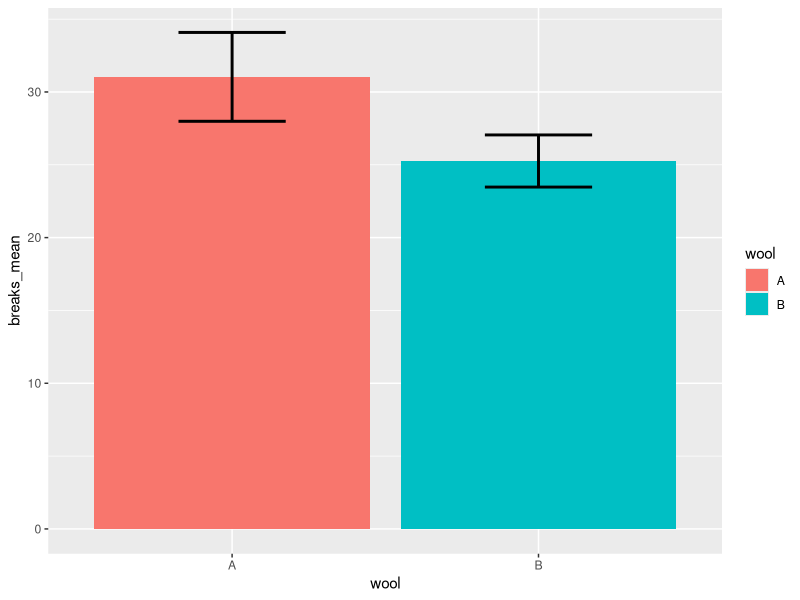
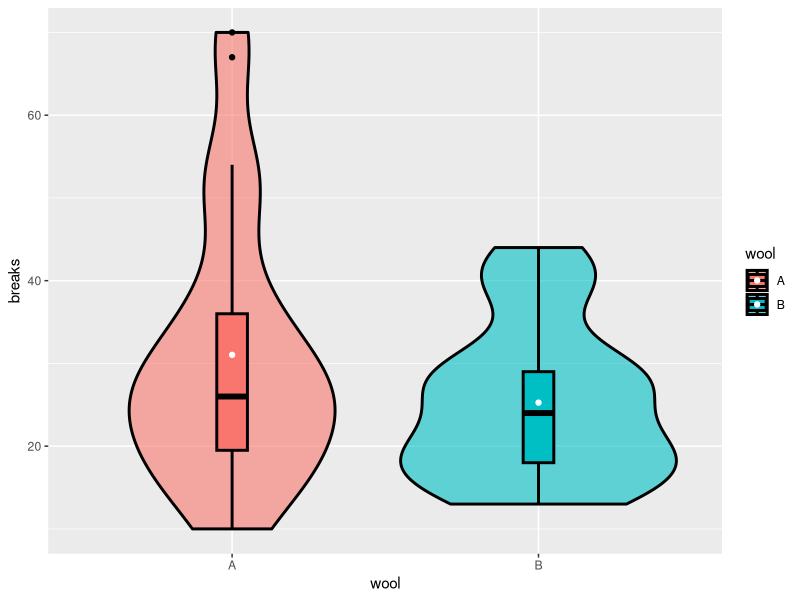

The R source for these figures, in order:
# Outline -----------------------------------------------------------------

# 1. Check Assumptions
# 2. t-Tests
# 3. Graphs

# Load Data ---------------------------------------------------------------

# Load packages
pack <- c("tidyverse", # Main processing package
          "broom", # Tidying stat outputs
          "ggpubr") # Grouping plots


package.check <- lapply(
  pack, # List of packages to load
  FUN = function(x) { # Making a function
    if (!require(x, character.only = TRUE)) { # If you can't find the package
      install.packages(x, dependencies = TRUE) # First install it
      library(x, character.only = TRUE) # Then load it
    }
  }
)
rm(list = ls()) # Remove object and function after use

# Load Data ---------------------------------------------------------------

# Load datasets used in assumptions file
warp <- as_tibble(warpbreaks) %>% print()
# View the different groups
warp %>% group_by(wool, tension) %>% 
  summarise(count = n()) 
# iris dataset has 3 different species, but we only want to compare 2
flowers <- as_tibble(datasets::iris) %>% 
  filter(Species == "setosa" | Species == "virginica") %>% # This OR that
  print()
# Avoid saving over the original dataset in case you need to start over
# View the different groups
flowers %>% group_by(Species) %>% 
  summarise(count = n())

# Requirements ------------------------------------------------------------

## t-Tests require the x-variable to be independent and categorical with 
## 2-levels. The y-variable needs to be dependent and continuous.

# To compare 2 or more groups, you can use ANOVAs (described in another file).

## Applying the appropriate t-test depends on the dataset's normality
## and variance. With the 4 possible combinations are 4 different flavors of tests.

# Assumptions -------------------------------------------------------------

## The steps to checking assumptions were described in another file, so
## I'll provide the code for the objective tests with minimal explanation here:

#### Example 1: Warpbreaks ####
warpbreak_resid <- resid(aov(breaks ~ wool, data = as_data_frame(warp))) 
# If warning sign about "as_tibble", disregard
shapiro.test(warpbreak_resid) # If p < 0.05, data is NON-normal
fligner.test(data  = warp, breaks ~ wool) # If p> 0.05, data has = variance

# Conclusion: Warp is non-normal and has equal variances

#### Example 2: iris - Sepal Length ####
iris_residSL <- resid(aov(Sepal.Length ~ Species, data = as_data_frame(flowers)))
shapiro.test(iris_residSL) # p > 0.05, data is normal 
bartlett.test(data = flowers, Sepal.Length ~ Species) # p < 0.05, UN-equal variance

# Conclusion: iris - Sepal Length is normal and has unequal variances. 

#### Example 3: iris - Sepal Width
iris_residSW <- resid(aov(Sepal.Width ~ Species, data = as_data_frame(flowers)))
shapiro.test(iris_residSW) # p > 0.05, normal dsitribution
bartlett.test(data = flowers, Sepal.Width  ~ Species) # p > 0.05, equal var

# Conclusion: iris - sepal width is normal and has equal variances.

#### Example 4: iris - Petal Length ####

iris_residPL <- resid(aov(Petal.Length ~ Species, data = as_data_frame(flowers)))
shapiro.test(iris_residPL) # p < 0.05, NON-normal
bartlett.test(data = flowers, Petal.Length ~ Species) # p < 0.05, UN-equal

# Conclusion: iris - Petal Length is non-normal and has un-equal variances.

# Applying the Correct t-Test ---------------------------------------------

## Remember, the x-variable needs to be categorical with 2 levels while the 
## y-variable needs to be continous
# Format for function: t.test(y ~ x)

#### 1st. Proper Syntax ####

# First, I'll explain the correct syntax to have the code run
# This is a very helpful thread that uses t.test() with tidyverse functions
browseURL("https://stackoverflow.com/questions/50036411/r-running-a-t-test-from-piping-operators")

# The different options for using t.test() within a pipe ( %>% )
# 1. Place it inside a list
warp %>%
  summarise(ttest = list(t.test(breaks ~ wool, var.equal = TRUE))) 
# Extract only the p-value
warp %>% 
  summarise(pval = t.test(breaks ~ wool, var.equal = TRUE)$p.value)
# 2. Place within {}
warp %>%
  {t.test(.$breaks ~ .$wool, var.equal = TRUE)}
# 3. Specify the data (again)
warp %>%
  t.test(breaks ~ wool, data = ., var.equal = TRUE)

## I actually prefer to not use t.test() or other statistical tests within a 
## pipe, so the following is my preferred way to run a test
t.test(breaks ~ wool, var.equal = TRUE, data = warp)

#### 2nd. Applying the Correct Test ####

# 4 different flavors of t-tests from possible combinations of assumptions
# Recap of assumptions:
# iris - sepal width is normal and has equal variances.
# Warp is non-normal and has equal variances
# iris - Sepal Length is normal and has unequal variances. 
# iris - Petal Length is non-normal and has un-equal variances.

# If data is both normal and have equal variances: 
t.test(data = flowers, Sepal.Width ~ Species, var.equal = TRUE) # Sig. Diff!
# If data is non-normal, but equal variances: Kruskal-Wallis Test
kruskal.test(data = warp, breaks ~ wool) # Not Sig. Diff!
# If data is normal, but un-equal variances: Welch's t-Test
t.test(data = flowers, Sepal.Length ~ Species, var.equal = FALSE) # Sig. Diff!
# If data is both abnormal and unequal variances: Welch's t-Test
t.test(data = flowers, Petal.Width ~ Species, var.equal = FALSE) # Sig. Diff!
## There might be a better test for this last combination, but I was taught
## that this test would suffice. 

# If you'd like an output within a tibble, use broom::tidy()
tidy(t.test(data = flowers, Sepal.Width ~ Species, var.equal = TRUE)) %>% 
  select(statistic, # Select the values you need (it not all of them)
         parameter, p.value, method) %>% # Values most important (for me...)
  rename(df = parameter)
tidy(kruskal.test(data = warp, breaks ~ wool)) %>% 
  rename(df = parameter)
tidy(t.test(data = flowers, Sepal.Length ~ Species, var.equal = FALSE)) %>% 
  select(statistic, parameter, p.value, method) %>% 
  rename(df = parameter)
tidy(t.test(data = flowers, Petal.Width ~ Species, var.equal = FALSE)) %>% 
  select(statistic, parameter, p.value, method) %>% 
  rename(df = parameter)

# Graphing ----------------------------------------------------------------

## You can choose many routes to visualize your data. I will share 2 options
## that I typically use: Bar plots and violin plots.

# Graph Bar Plots ---------------------------------------------------------

# Bar plots help visualize the averages and standard error of each group.

# First, calculate summary statistics 
warp_sum <- warp %>% group_by(wool) %>% 
  summarise(
    breaks_mean  = mean(breaks),
    breaks_error = sd(breaks) / sqrt(n())) %>% 
  print()

# Graph (basic) bar plot
warp_sum %>% ggplot(aes(x = wool, y = breaks_mean, fill = wool)) + 
  geom_bar(stat = "identity") + # Bar height = mean value
  geom_errorbar(aes(ymin = breaks_mean + breaks_error, # Top error bar
                    ymax = breaks_mean - breaks_error), # Bottom error bar
                width = 0.35, lwd = 1) # Bolding error bar
## Although averages and standard errors are important, the graph does not 
## illustrate how the dataset distributions differ. I think knowing the
## distribution would be more revealing or helpful when comparing groups

# Graph Violin Plot -------------------------------------------------------

## Violin plots are more descriptive about the distribution of values although
## it does lack averages and standard error values. I address the shortcoming
## by overlapping the mean as a point.

# Violin plots combine a boxplot and normal distribution
browseURL("https://towardsdatascience.com/understanding-boxplots-5e2df7bcbd51")

# Graph (basic) violin plot
warp %>% 
  ggplot(aes(x = wool, y = breaks, fill = wool)) +
  geom_violin(size = 1, color = "black", # Adjusting outline 
              alpha = 0.6) + # Increasing transparency to offset boxplot
  geom_boxplot(width = 0.1, size = 1, color = "black") + # Adjusting outline
  stat_summary(geom = "point", color = "white", # Plot a white point
               fun = "mean") # Calculate the mean for the point
